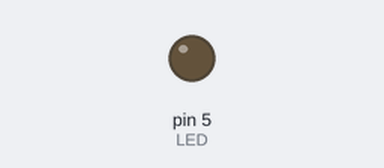
Recording of a sketch running on a simulated Arduino Uno, built with avr-gcc and run on an emulated ATmega328P. Shown: output pins drawn as LEDs (lit = HIGH). What the sketch prints to the serial monitor is not drawn.

Above: at 3.4 s.
At 21.9 s:
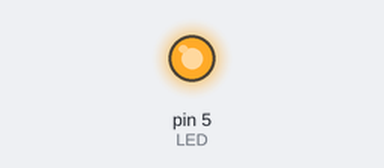
Timing chart, 0 to 35.1 s (numbered marks = the images above):
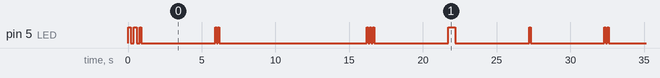

Measured:
- by itself, pin 5 (LED): HIGH → LOW at 0.20 s, → HIGH 0.20 s later, → LOW 0.20 s later, → HIGH 0.20 s later, … (73 changes in this stretch)
- by itself, everything shown: repeats every 26.4 s, in 14 steps

The sketch:

Modulo_Actuador_Atmega328p.ino
```cpp
// demo: CAN-BUS Shield, send data
#include <mcp_can.h>
#include <SPI.h>

// the cs pin of the version after v1.1 is default to D9
// v0.9b and v1.0 is default D10
const int SPI_CS_PIN = 9;
const int LED=5;

unsigned char Prog[8] = {0xff,0x00,0,0,0,0x01,0x02,0x03};

unsigned char onR1_onR2[8]   = {0x01,0x11,0,0,0,0,0,0};
unsigned char offR1_offR2[8] = {0x01,0x00,0,0,0,0,0,0};
unsigned char onR1_offR2[8]  = {0x01,0x01,0,0,0,0,0,0};
unsigned char offR1_onR2[8]  = {0x01,0x10,0,0,0,0,0,0};

unsigned char ID_Local=0x01;
unsigned char ID_Master=0x00;

MCP_CAN CAN(SPI_CS_PIN);                                    // Set CS pin

void setup()
{
    Serial.begin(9600);
     pinMode(LED,OUTPUT);
     digitalWrite(LED,LOW);


START_INIT:

    if(CAN_OK == CAN.begin(CAN_250KBPS,MCP_8MHz))                   // init can bus : baudrate = 500k
    {
        Serial.println("CAN BUS Shield init ok!");
          digitalWrite(LED,true);
           delay(200);
           digitalWrite(LED,false);
           delay(200);
           digitalWrite(LED,true);
           delay(200);
           digitalWrite(LED,false);
            delay(200);

         CAN.sendMsgBuf(ID_Local,0, 8, offR1_offR2);

    }
    else
    {
        Serial.println("CAN BUS Shield init fail");
        Serial.println("Init CAN BUS Shield again");
        digitalWrite(LED,true);
           delay(100);
           digitalWrite(LED,false);
           delay(200);
           digitalWrite(LED,true);
           delay(100);
           digitalWrite(LED,false);
           delay(200);
           digitalWrite(LED,true);
           delay(800);
            digitalWrite(LED,false);
           delay(200);
        goto START_INIT;
    }
}


void loop()
{

    CAN.sendMsgBuf(ID_Local,0, 8,onR1_offR2);
    Led_mensaje_enviado_blink_uno();
    delay(5000);

    CAN.sendMsgBuf(ID_Local,0, 8, onR1_onR2);
     Led_mensaje_enviado_blink_dos();
    delay(10000);

    CAN.sendMsgBuf(ID_Local,0, 8, offR1_onR2);
    Led_mensaje_enviado_blink_tres();
    delay(5000);

    CAN.sendMsgBuf(ID_Local,0, 8, offR1_offR2);
    Led_mensaje_enviado_blink_OFF();
    delay(5000);
}


 void Led_mensaje_enviado_blink_uno(){
          digitalWrite(LED,true);
          delay(100);
          digitalWrite(LED,false);
  }

void Led_mensaje_enviado_blink_dos(){
          digitalWrite(LED,true);
          delay(100);
          digitalWrite(LED,false);
          delay(100);
          digitalWrite(LED,true);
          delay(100);
          digitalWrite(LED,false);
  }
void Led_mensaje_enviado_blink_tres(){
          digitalWrite(LED,true);
          delay(100);
          digitalWrite(LED,false);
          delay(100);
          digitalWrite(LED,true);
          delay(100);
          digitalWrite(LED,false);
          delay(100);
          digitalWrite(LED,true);
          delay(100);
          digitalWrite(LED,false);

  }
 void Led_mensaje_enviado_blink_OFF(){
          digitalWrite(LED,true);
          delay(500);
          digitalWrite(LED,false);
  }

/*********************************************************************************************************
  END FILE
*********************************************************************************************************/
```
